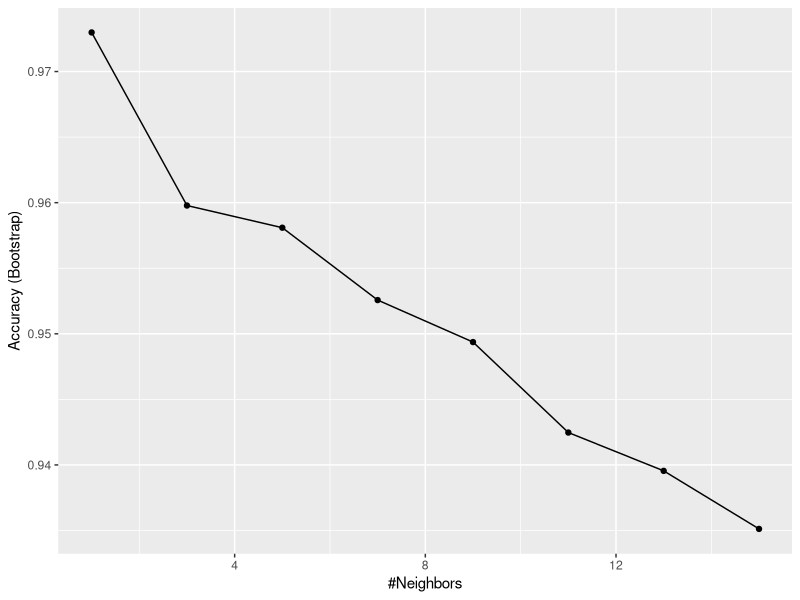
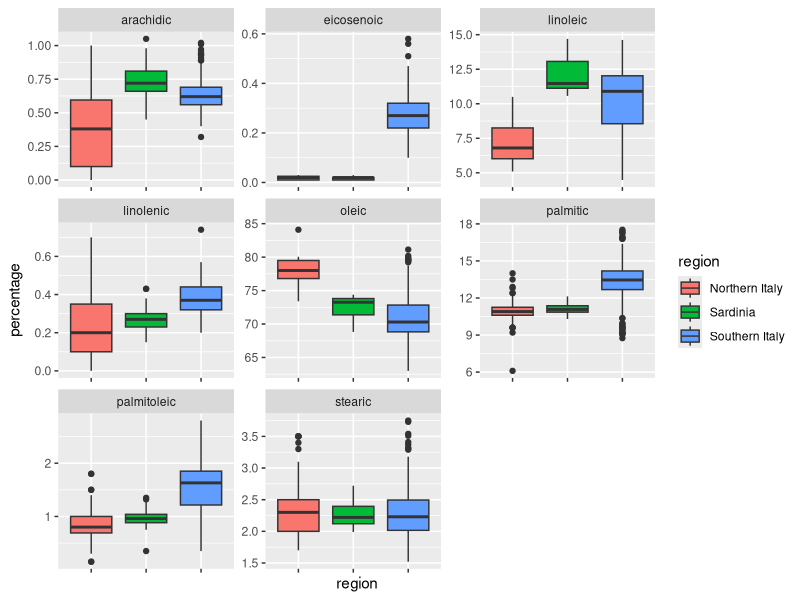
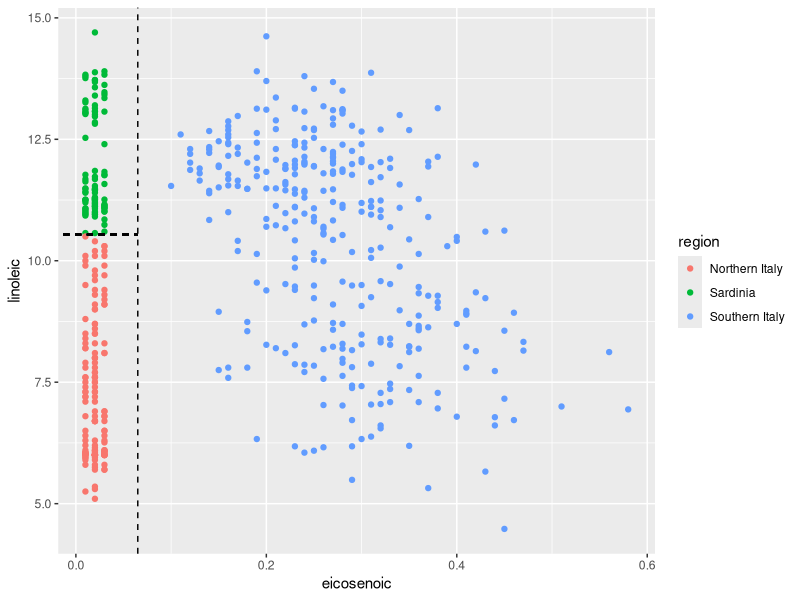
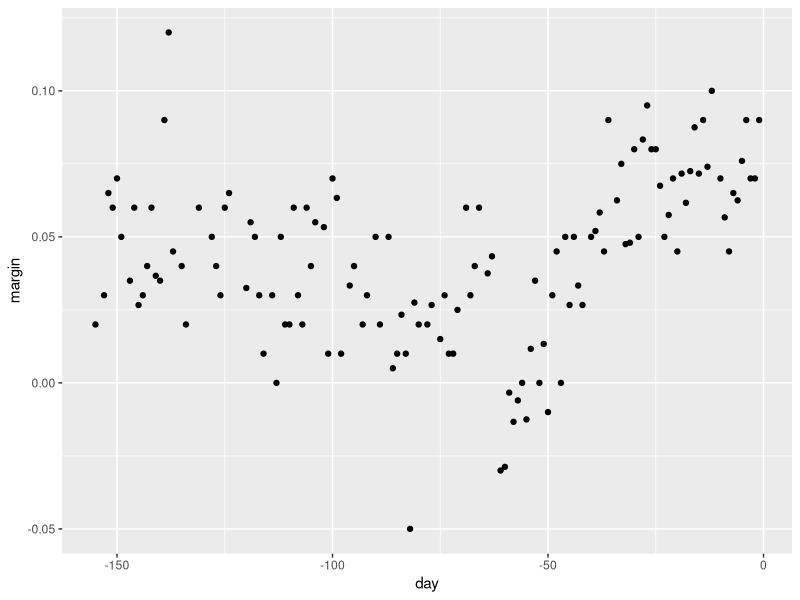
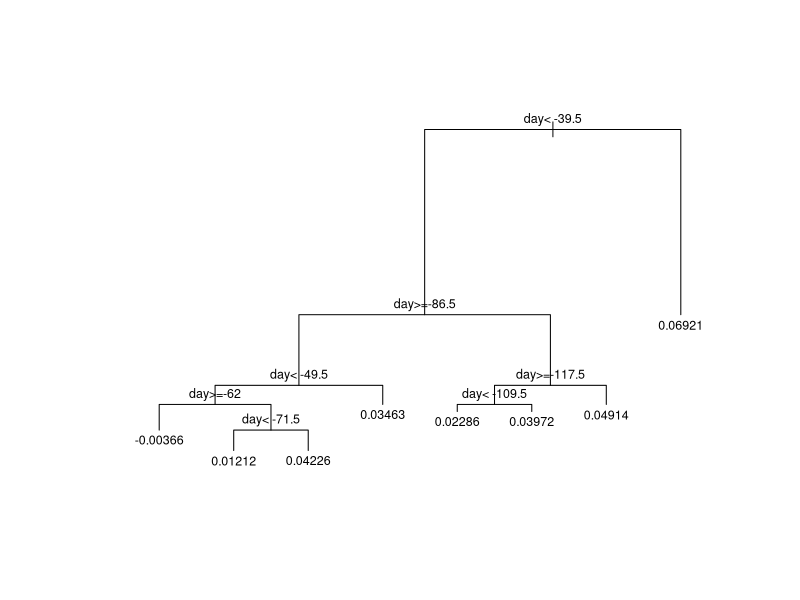
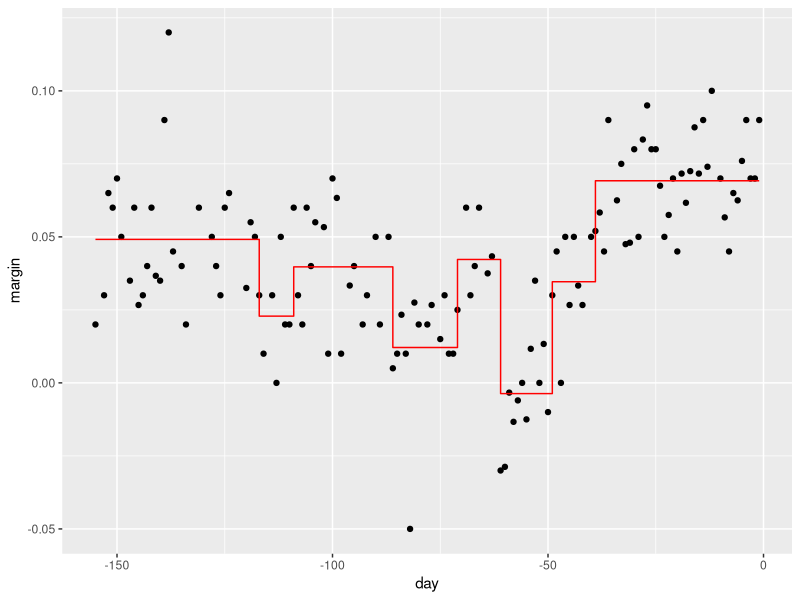
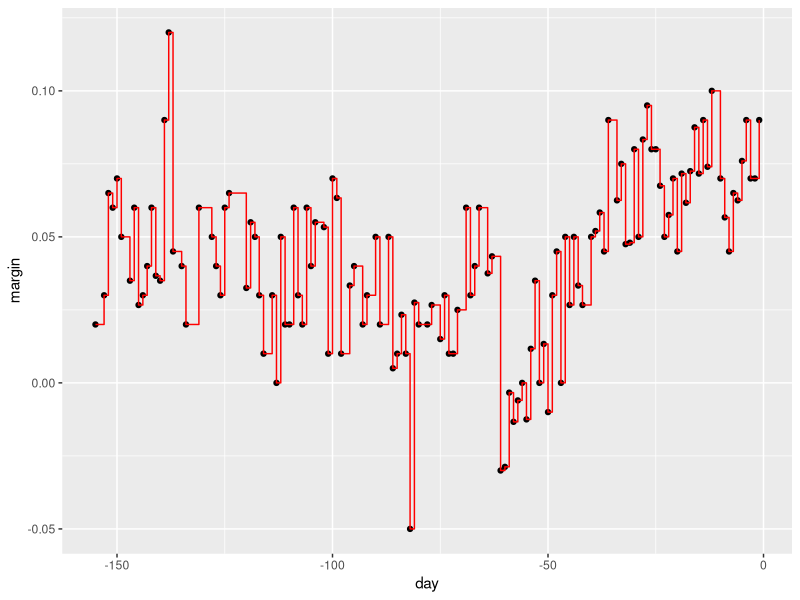
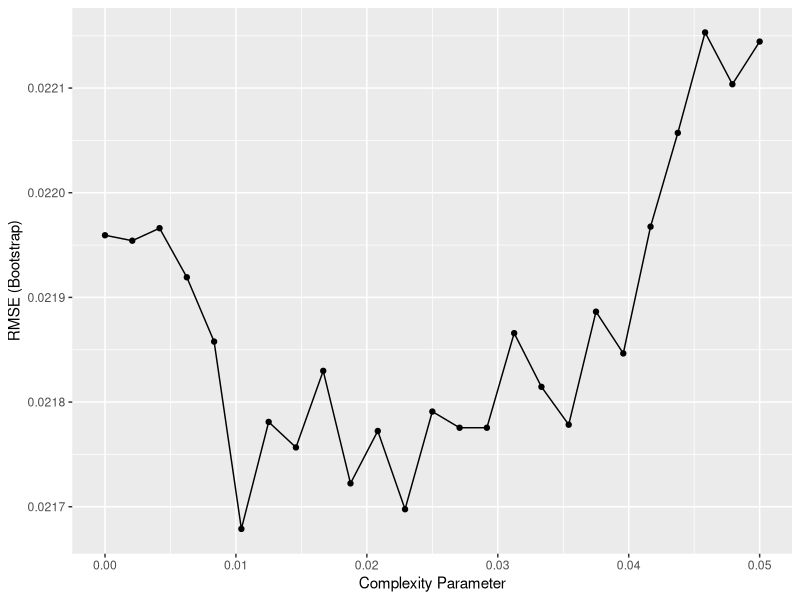

Write R code to recreate these figures, in order.
# Load data
library(tidyverse)
library(dslabs)
data("olive")
olive %>% as_tibble()
table(olive$region)
olive <- select(olive, -area)

# Predict region using KNN
library(caret)
fit <- train(region ~ .,  method = "knn", 
             tuneGrid = data.frame(k = seq(1, 15, 2)), 
             data = olive)
ggplot(fit)

# Plot distribution of each predictor stratified by region
olive %>% gather(fatty_acid, percentage, -region) %>%
  ggplot(aes(region, percentage, fill = region)) +
  geom_boxplot() +
  facet_wrap(~fatty_acid, scales = "free") +
  theme(axis.text.x = element_blank())

# plot values for eicosenoic and linoleic
p <- olive %>% 
  ggplot(aes(eicosenoic, linoleic, color = region)) + 
  geom_point()
p + geom_vline(xintercept = 0.065, lty = 2) + 
  geom_segment(x = -0.2, y = 10.54, xend = 0.065, yend = 10.54, color = "black", lty = 2)

# load data for regression tree
data("polls_2008")
qplot(day, margin, data = polls_2008)

library(rpart)
fit <- rpart(margin ~ ., data = polls_2008)

# visualize the splits 
plot(fit, margin = 0.1)
text(fit, cex = 0.75)
polls_2008 %>% 
  mutate(y_hat = predict(fit)) %>% 
  ggplot() +
  geom_point(aes(day, margin)) +
  geom_step(aes(day, y_hat), col="red")

# change parameters
fit <- rpart(margin ~ ., data = polls_2008, control = rpart.control(cp = 0, minsplit = 2))
polls_2008 %>% 
  mutate(y_hat = predict(fit)) %>% 
  ggplot() +
  geom_point(aes(day, margin)) +
  geom_step(aes(day, y_hat), col="red")

# use cross validation to choose cp
library(caret)
train_rpart <- train(margin ~ ., method = "rpart", tuneGrid = data.frame(cp = seq(0, 0.05, len = 25)), data = polls_2008)
ggplot(train_rpart)

# access the final model and plot it
plot(train_rpart$finalModel, margin = 0.1)
text(train_rpart$finalModel, cex = 0.75)
polls_2008 %>% 
  mutate(y_hat = predict(train_rpart)) %>% 
  ggplot() +
  geom_point(aes(day, margin)) +
  geom_step(aes(day, y_hat), col="red")

# prune the tree 
pruned_fit <- prune(fit, cp = 0.01)
